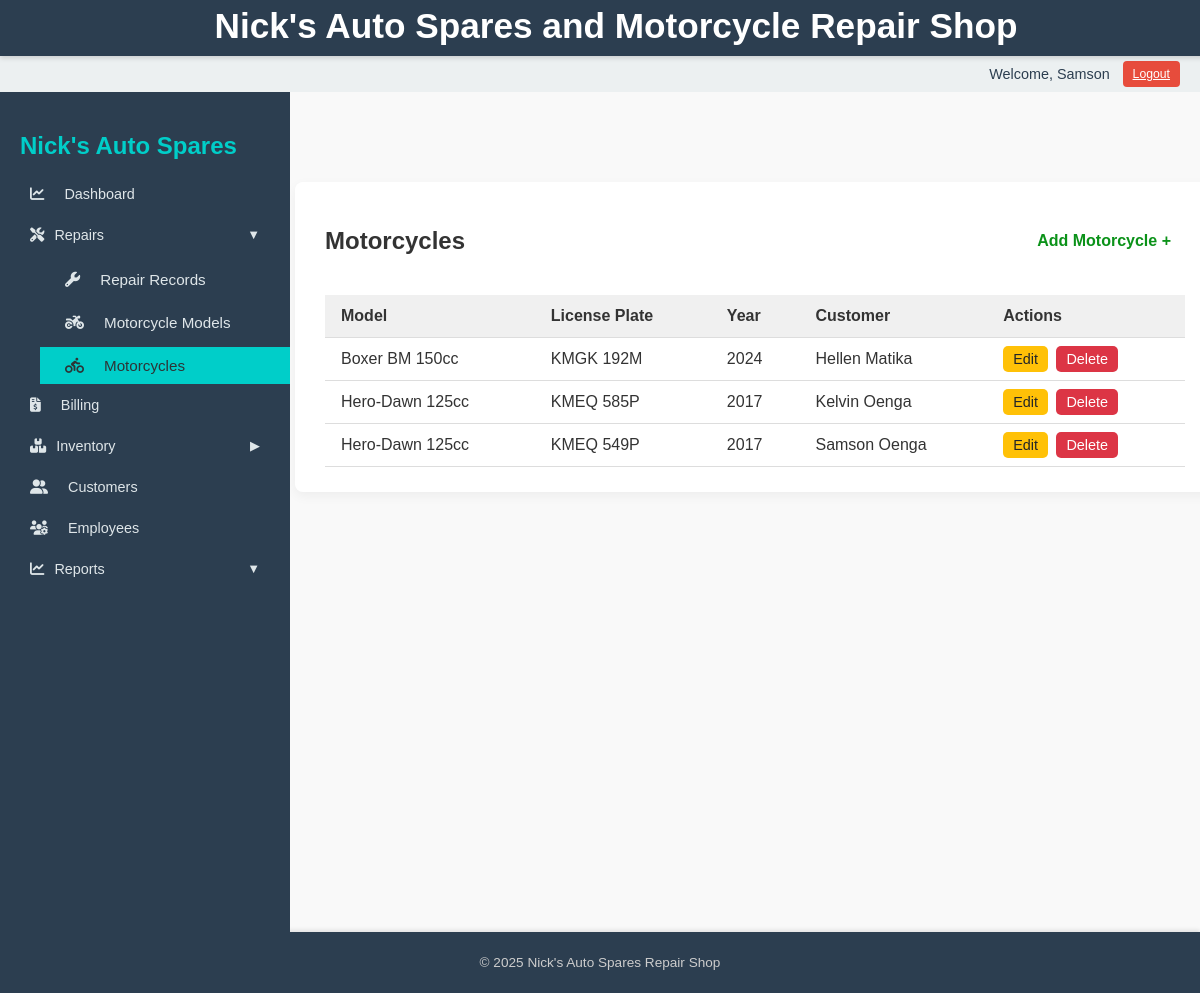
The app's page /repairs/motorcycles/ (signed in) with its own data.
### repairs/models.py (models this page shows, shortened)
class Motorcycle(models.Model):
    customer = models.ForeignKey(Customer, on_delete=models.CASCADE, related_name='motorcycles')
    model = models.ForeignKey('MotorcycleModel', on_delete=models.SET_NULL, null=True)
    license_plate = models.CharField(max_length=20, unique=True, blank=True, null=True)
    year = models.PositiveIntegerField(blank=True, null=True)

class MotorcycleModel(models.Model):
    name = models.CharField(max_length=100, unique=True)
    manufacturer = models.CharField(max_length=100, blank=True, null=True)

### customers/models.py (models this page shows, shortened)
class Customer(models.Model):
    name = models.CharField(max_length=100)
    phone_number = models.CharField(max_length=20, unique=True)
    email = models.EmailField(blank=True, null=True)
    address = models.TextField(blank=True, null=True)
    date_created = models.DateTimeField(auto_now_add=True)

### repairs/views.py (the view)
# urls.py: path('motorcycles/', views.motorcycle_list, name='motorcycle_list'),
@login_required
def motorcycle_list(request):
    motorcycles = Motorcycle.objects.select_related('customer', 'model').order_by('-id')
    return render(request, 'repairs/motorcycle_list.html', {'motorcycles': motorcycles})

### repairs/templates/repairs/motorcycle_list.html
{% extends "base_dashboard.html" %}
{% block content %}
<div class="page-card">
    <div class="page-header">
        <h2>Motorcycles</h2>
        <a href="{% url 'add_motorcycle' %}" class="action-button green">Add Motorcycle +</a>
    </div>
    {% if motorcycles %}
    <table class="styled-table">
        <thead>
            <tr>
                <th>Model</th>
                <th>License Plate</th>
                <th>Year</th>
                <th>Customer</th>
                <th>Actions</th>
            </tr>
        </thead>
        <tbody>
            {% for moto in motorcycles %}
            <tr>
                <td>{{ moto.model.name }}</td>
                <td>{{ moto.license_plate }}</td>
                <td>{{ moto.year }}</td>
                <td>{{ moto.customer.name }}</td>
                <td>
                    <a href="{% url 'edit_motorcycle' moto.pk %}" class="small-btn yellow">Edit</a>
                    <a href="{% url 'delete_motorcycle' moto.pk %}" class="small-btn red">Delete</a>
                </td>
            </tr>
            {% endfor %}
        </tbody>
    </table>
    {% else %}
    <p>No motorcycles found.</p>
    {% endif %}
</div>
{% endblock %}

### templates/base_dashboard.html (shortened to what this page needs)
{% load static %}
<!DOCTYPE html>
<html lang="en">
<head>
    <link rel="stylesheet" href="{% static 'css/styles.css' %}">
    <link rel="stylesheet" href="https://cdnjs.cloudflare.com/ajax/libs/font-awesome/6.5.0/css/all.min.css" />
    <link rel="stylesheet" href="https://cdnjs.cloudflare.com/ajax/libs/font-awesome/6.5.0/css/all.min.css">
</head>
<body>
    <header>
        <h1>Nick's Auto Spares and Motorcycle Repair Shop</h1>
    </header>
    <nav class="user-nav">
        {% if user.is_authenticated %}
            <span class="username">Welcome, {{ user.username }}</span>
            <form method="post" action="{% url 'logout' %}">
                <button type="submit" class="logout-button">Logout</button>
            </form>
        {% else %}
            <a href="{% url 'login' %}" class="button">Login</a>
        {% endif %}
    </nav>
    <div class="layout-container">
        <aside class="sidebar" id="sidebar">
            <h2>Nick's Auto Spares</h2>
            <a href="{% url 'reports_overview' %}" class="{% if request.path == '/reports/overview/' %}active{% endif %}">
                <i class="fas fa-chart-line"></i> Dashboard
            </a>
            <button class="toggle {% if 'repairs' in request.path or 'motorcycles' in request.path or 'motorcyclemodels' in request.path %}active{% endif %}" onclick="toggleMenu('repairsSubmenu', this)">
                <i class="fas fa-tools"></i> Repairs
                <span class="chevron" style="margin-left:auto;">&#9660;</span>
            </button>
            <div id="repairsSubmenu" class="submenu {% if 'repairs' in request.path or 'motorcycles' in request.path or 'motorcyclemodels' in request.path %}show{% endif %}">
                <a href="{% url 'repair_list' %}" class="{% if request.path == '/repairs/' %}active{% endif %}">
                    <i class="fas fa-wrench"></i> Repair Records
                </a>
                <a href="{% url 'motorcycle_model_list' %}" class="{% if request.path == '/repairs/motorcyclemodels/' %}active{% endif %}">
                    <i class="fas fa-motorcycle"></i> Motorcycle Models
                </a>
                <a href="{% url 'motorcycle_list' %}" class="{% if request.path == '/repairs/motorcycles/' %}active{% endif %}">
                    <i class="fas fa-biking"></i> Motorcycles
                </a>
            </div>
            <a href="{% url 'invoice_list' %}" class="{% if 'billing' in request.path %}active{% endif %}">
                <i class="fas fa-file-invoice-dollar"></i> Billing
            </a>
            <button class="toggle {% if 'inventory' in request.path or 'suppliers' in request.path or 'partcategory' in request.path %}active{% endif %}" onclick="toggleMenu('inventorySubmenu', this)">
                <i class="fas fa-boxes"></i> Inventory
                <span class="chevron" style="margin-left:auto;">&#9654;</span>
            </button>
            <a href="{% url 'customer_list' %}" class="{% if 'customers' in request.path %}active{% endif %}">
                <i class="fas fa-user-friends"></i> Customers
            </a>
            <a href="{% url 'employee_list' %}" class="{% if 'employees' in request.path %}active{% endif %}">
                <i class="fas fa-users-cog"></i> Employees
            </a>
            <button class="toggle {% if '/reports/' in request.path %}active{% endif %}" onclick="toggleMenu('reportsSubmenu', this)">
                <i class="fas fa-chart-line"></i> Reports
                <span class="chevron" style="margin-left:auto;">&#9660;</span>
            </button>
        </aside>
    <main class="main-content">
        <div class="content-wrapper">
            {% block content %}
            {% endblock %}
        </div>
    </main>
    </div>
    <footer>
        <p>&copy; 2025 Nick's Auto Spares Repair Shop</p>
    </footer>
</body>
</html>

### static/css/styles.css (style rules this page uses)
body { font-family: Arial, sans-serif; background-color: #f9f9f9; color: #333; margin: 0; padding: 0; }
h1 { text-align: center; margin-top: 20px; }
header { background-color: #2c3e50; color: white; padding: 1rem; text-align: center; }
nav.user-nav { background-color: #ecf0f1; padding: 10px 20px; text-align: right; }
main { padding: 20px; }
footer { background-color: #2c3e50; color: white; text-align: center; padding: 10px; margin-top: 40px; }
.button, .logout-button, input[type="submit"], button { background-color: #2c3e50; color: white; border: none; padding: 6px 12px; text-decoration: none; border-radius: 4px; cursor: pointer; font-size: 0.9rem; }
.logout-button { background: none; color: blue; border: none; padding: 0; text-decoration: underline; font-size: 1rem; }
.page-card { background-color: #fff; padding: 25px 30px; border-radius: 8px; box-shadow: 0 4px 12px rgba(0, 0, 0, 0.05); margin-top: 30px; }
.page-header { display: flex; justify-content: space-between; align-items: center; margin-bottom: 20px; }
.action-button { padding: 8px 14px; border: none; border-radius: 6px; text-decoration: none; color: #0b9219; font-weight: bold; }
.styled-table { width: 100%; border-collapse: collapse; margin-top: 10px; }
.styled-table th, .styled-table td { padding: 12px 16px; border-bottom: 1px solid #ddd; text-align: left; }
.styled-table thead { background-color: #f0f0f0; font-weight: bold; }
.small-btn { padding: 5px 10px; border-radius: 5px; color: #fff; text-decoration: none; font-size: 0.9em; margin-right: 4px; }
.small-btn.yellow { background-color: #ffc107; color: #212529; }
.small-btn.red { background-color: #dc3545; }

### templates/base_dashboard.html (style rules this page uses)
body { margin: 0; font-family: Arial, sans-serif; height: 100vh; }
.sidebar { width: 250px; background-color: #2c3e50; color: #fff; padding: 20px; height: 100vh; overflow-y: auto; }
.sidebar h2 { color: #00cec9; margin-bottom: 1rem; }
.sidebar a, .sidebar button.toggle { display: flex; align-items: center; gap: 10px; padding: 10px; color: #dfe6e9; text-decoration: none; margin-bottom: 5px; background: none; border: none; text-align: left; width: 100%; cursor: pointer; font-size: 0.9em;; }
.sidebar a:hover, .sidebar .active, .sidebar button.toggle:hover { background-color: #2980b9; color: #2d3436; }
.sidebar:not(.hidden) { transform: translateX(0); }
.sidebar a i { margin-right: 10px; }
.sidebar a.active { background-color: #00cec9; color: #2d3436; }
.layout-container { display: grid; grid-template-columns: 250px 1fr; min-height: calc(100vh - 56px - 36px); margin-top: 92px; }
.main-content { display: flex; justify-content: center; align-items: flex-start; padding: 40px 20px; overflow-y: auto; width: 100%; box-sizing: border-box; }
.content-wrapper { width: 100%; max-width: 900px; padding: 20px; box-sizing: border-box; }
.page-card, .form-card { width: 100%; max-width: 900px; }
.submenu { display: none; flex-direction: column; margin-left: 20px; }
.submenu a { font-size: 0.95em; padding-left: 25px; margin: 3px 0; }
.submenu.show { display: flex; }
.chevron { font-size: 0.9em; transition: transform 0.2s ease; }
.user-nav { position: fixed; top: 56px; left: 0; width: 100%; height: 36px; background-color: #2c3e50; color: #2c3e50; padding: 0 1rem; display: flex; justify-content: flex-end; align-items: center; gap: 0.8rem; font-size: 0.9em; box-sizing: border-box; z-index: 999; transition: transform 0.3s ease; will-change: transform; }
.user-nav .username { font-weight: 500; }
.logout-button, .user-nav .button { background-color: #e74c3c; color: #fff; border: none; padding: 6px 10px; cursor: pointer; font-size: 0.85em; border-radius: 4px; }
header { position: fixed; top: 0; left: 0; width: 100%; height: 56px; background-color: #2c3e50; color: #fff; padding: 0 1rem; display: flex; align-items: center; justify-content: center; z-index: 1000; font-size: 1.1em; font-weight: 600; box-shadow: 0 2px 5px rgba(0,0,0,0.15); transition: transform 0.3s ease; will-change: transform; }
footer { background-color: #2c3e50; color: #ccc; text-align: center; padding: 0.6rem; font-size: 0.85em; margin-top: auto; box-shadow: 0 -2px 4px rgba(0,0,0,0.1); }

### records on screen
Motorcycle: model.name "Boxer BM 150cc", license_plate "KMGK 192M", year "2024", customer.name "Hellen Matika"
Motorcycle: model.name "Hero-Dawn 125cc", license_plate "KMEQ 585P", year "2017", customer.name "Kelvin Oenga"
Motorcycle: model.name "Hero-Dawn 125cc", license_plate "KMEQ 549P", year "2017", customer.name "Samson Oenga"

### other values on screen
{{ user.username }} "Samson"
